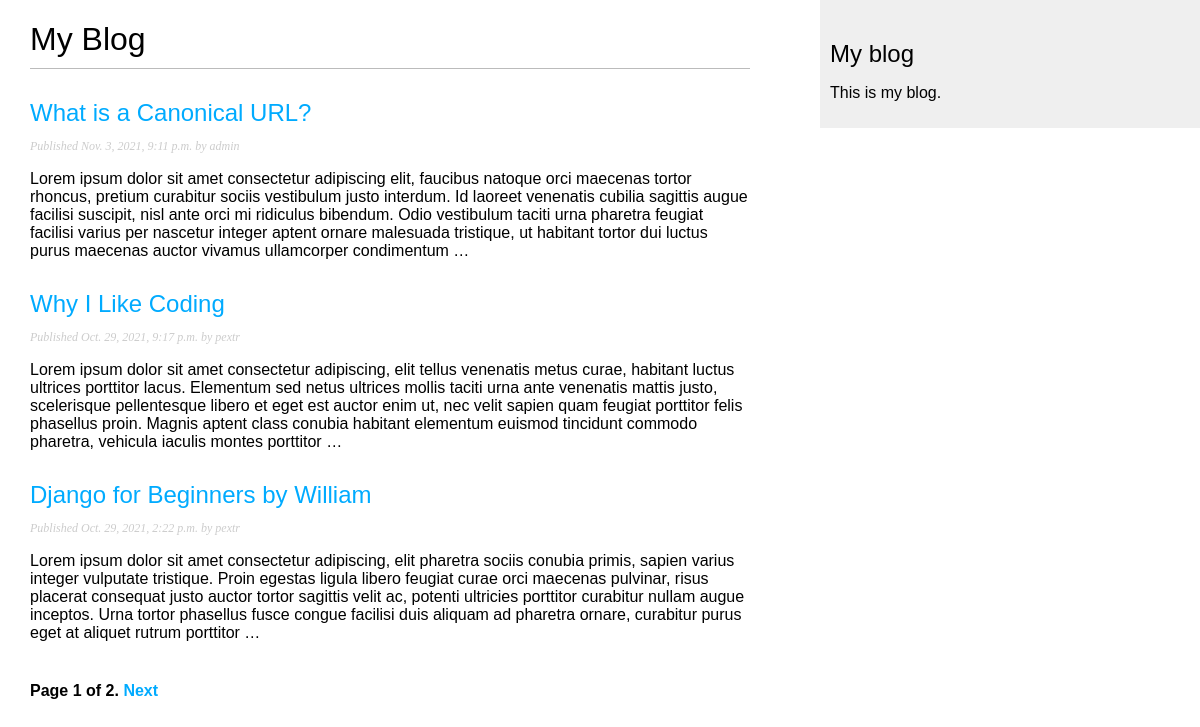
Screenshot of /blog/ with the database file from the repository.
### blog/models.py (models this page shows, shortened)
class Post(models.Model):
    STATUS_CHOICES = (
        ('draft', 'Draft'),
        ('published','Published'),
    )
    title = models.CharField(max_length=250)
    slug = models.SlugField(max_length=250, unique_for_date='publish')
    author = models.ForeignKey(User, on_delete=models.CASCADE, related_name='blog_posts')
    body = models.TextField()
    publish = models.DateTimeField(default=timezone.now)
    created = models.DateTimeField(auto_now_add=True)
    updated = models.DateTimeField(auto_now=True)
    status = models.CharField(max_length=10, choices=STATUS_CHOICES, default='draft')
    objects = models.Manager()
    published = PublishedManager()
    class Meta:
        ordering = ('-publish',)
    def get_absolute_url(self):
        return reverse("blog:post_detail",
                    args=[
                        self.publish.year,
                        self.publish.month,
                        self.publish.day,
                        self.slug])

### blog/views.py (the view)
# urls.py: path('', views.post_list, name='post_list'),
def post_list(request):
    object_list = Post.published.all()
    paginator = Paginator(object_list, 3) # 3 posts in each page
    page = request.GET.get('page')
    try:
        posts = paginator.page(page)
    except PageNotAnInteger:
        posts = paginator.page(1)
    except EmptyPage:
        posts = paginator.page(paginator.num_pages)
    return render(request,'blog/post/list.html',{'page': page,
                                                'posts': posts})

### blog/models.py (called while the page is built)
    def get_queryset(self):
        return super(PublishedManager, self).get_queryset() \
                                            .filter(status='published')

### blog/templates/blog/post/list.html (shortened to what this page needs)
{% extends "blog/base.html" %}
{% block content %}
  <h1>My Blog</h1>
  {% for post in posts %}
    <h2>
      <a href="{{ post.get_absolute_url }}">
        {{ post.title }}
      </a>
    </h2>
    <p class="date">
      Published {{ post.publish }} by {{ post.author }}
    </p>
    <p>
      {{ post.body |truncatewords:60 |linebreaks }}
    </p>
  {% endfor %}
  {% include "pagination.html" with page=posts %}
{% endblock %}

### blog/templates/blog/base.html (shortened to what this page needs)
{% load static %}
<!DOCTYPE html>
<html>
  <head>
    <link href="{% static "css/blog.css" %}" rel="stylesheet">
  </head>
  <body>
    <div id="content">
      {% block content %}
      {% endblock content %}
    </div>
    <div id="sidebar">
      <h2>My blog</h2>
      <p>This is my blog.</p>
    </div>
  </body>
</html>

### blog/templates/pagination.html (shortened to what this page needs)
<div class="pagination">
  <span class="step-links">
    <span class="current">
      Page {{ page.number }} of {{ page.paginator.num_pages }}.
    </span>
    {% if page.has_next %}
      <a href="?page={{ page.next_page_number }}">Next</a>
    {% endif %}
  </span>
</div>

### blog/static/css/blog.css (style rules this page uses)
body { margin:0; padding:0; font-family:helvetica, sans-serif; }
a { color:#00abff; text-decoration:none; }
h1 { font-weight:normal; border-bottom:1px solid #bbb; padding:0 0 10px 0; }
h2 { font-weight:normal; margin:30px 0 0; }
#content { float:left; width:60%; padding:0 0 0 30px; }
#sidebar { float:right; width:30%; padding:10px; background:#efefef; height:100%; }
p.date { color:#ccc; font-family: georgia, serif; font-size: 12px; font-style: italic; }
.pagination { margin:40px 0; font-weight:bold; }

### rows the page displays
Post: title "What is a Canonical URL?", publish "Nov. 3, 2021, 9:11 p.m.", author "admin", body "Lorem ipsum dolor sit amet consectetur adipiscing elit, faucibus natoque orci maecenas tortor rhoncus, pretium curabitur sociis vestibulum justo interdum. Id laoreet venenatis cubilia sagittis augue facilisi suscipit, nisl ante orci mi ridiculus bibendum. Odio vestibulum taciti urna pharetra feugiat facilisi varius per nascetur integer aptent ornare malesuada tristique, ut habitant tortor dui luctus purus maecenas auctor vivamus ullamcorper condimentum …"
Post: title "Why I Like Coding", publish "Oct. 29, 2021, 9:17 p.m.", author "pextr", body "Lorem ipsum dolor sit amet consectetur adipiscing, elit tellus venenatis metus curae, habitant luctus ultrices porttitor lacus. Elementum sed netus ultrices mollis taciti urna ante venenatis mattis justo, scelerisque pellentesque libero et eget est auctor enim ut, nec velit sapien quam feugiat porttitor felis phasellus proin. Magnis aptent class conubia habitant elementum euismod tincidunt commodo pharetra, vehicula iaculis montes porttitor …"
Post: title "Django for Beginners by William", publish "Oct. 29, 2021, 2:22 p.m.", author "pextr", body "Lorem ipsum dolor sit amet consectetur adipiscing, elit pharetra sociis conubia primis, sapien varius integer vulputate tristique. Proin egestas ligula libero feugiat curae orci maecenas pulvinar, risus placerat consequat justo auctor tortor sagittis velit ac, potenti ultricies porttitor curabitur nullam augue inceptos. Urna tortor phasellus fusce congue facilisi duis aliquam ad pharetra ornare, curabitur purus eget at aliquet rutrum porttitor …"

### other values shown
{{ page.number }} "1"
{{ page.paginator.num_pages }} "2"
